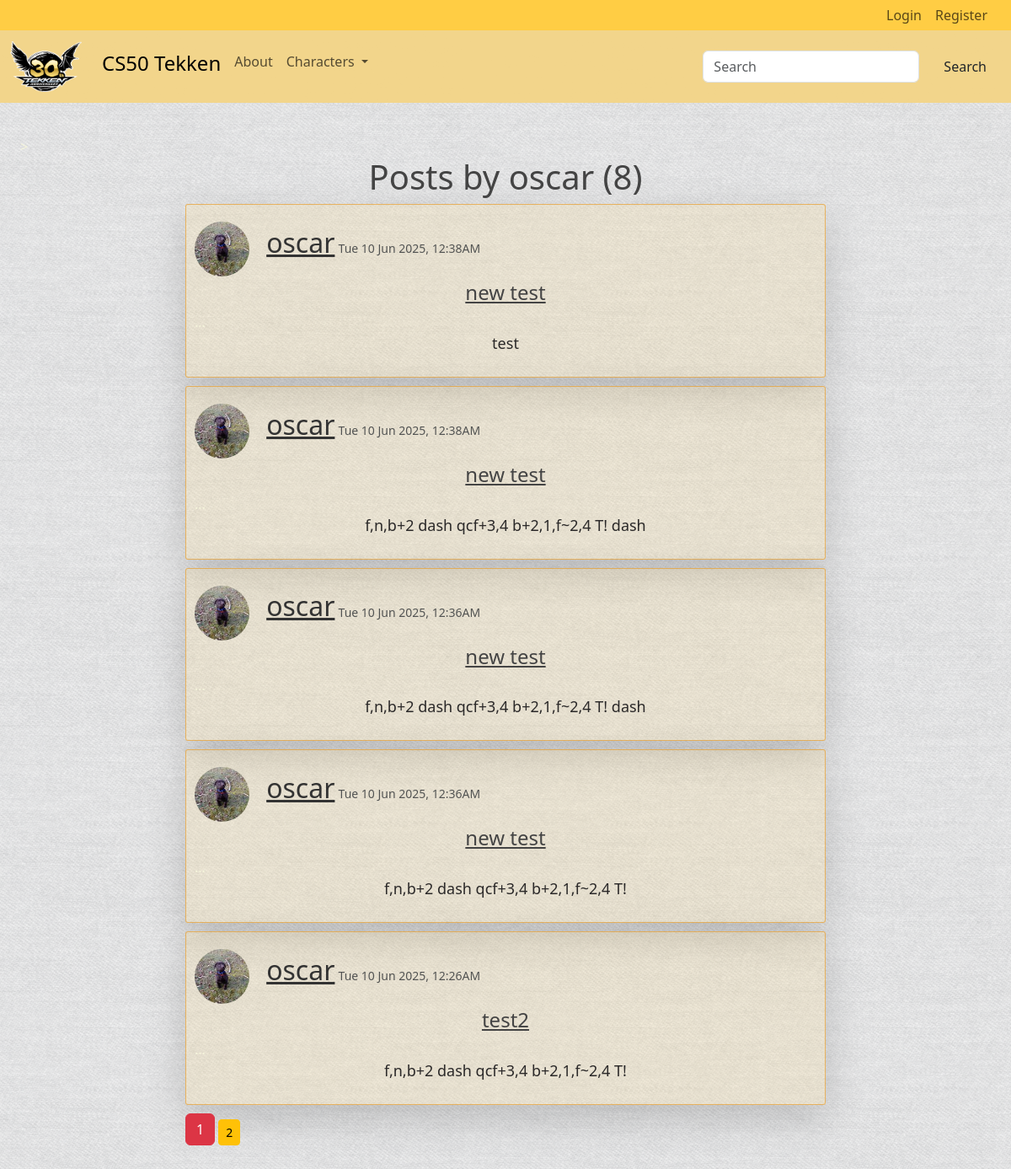
/user/oscar, run on an earlier commit of the app's database.
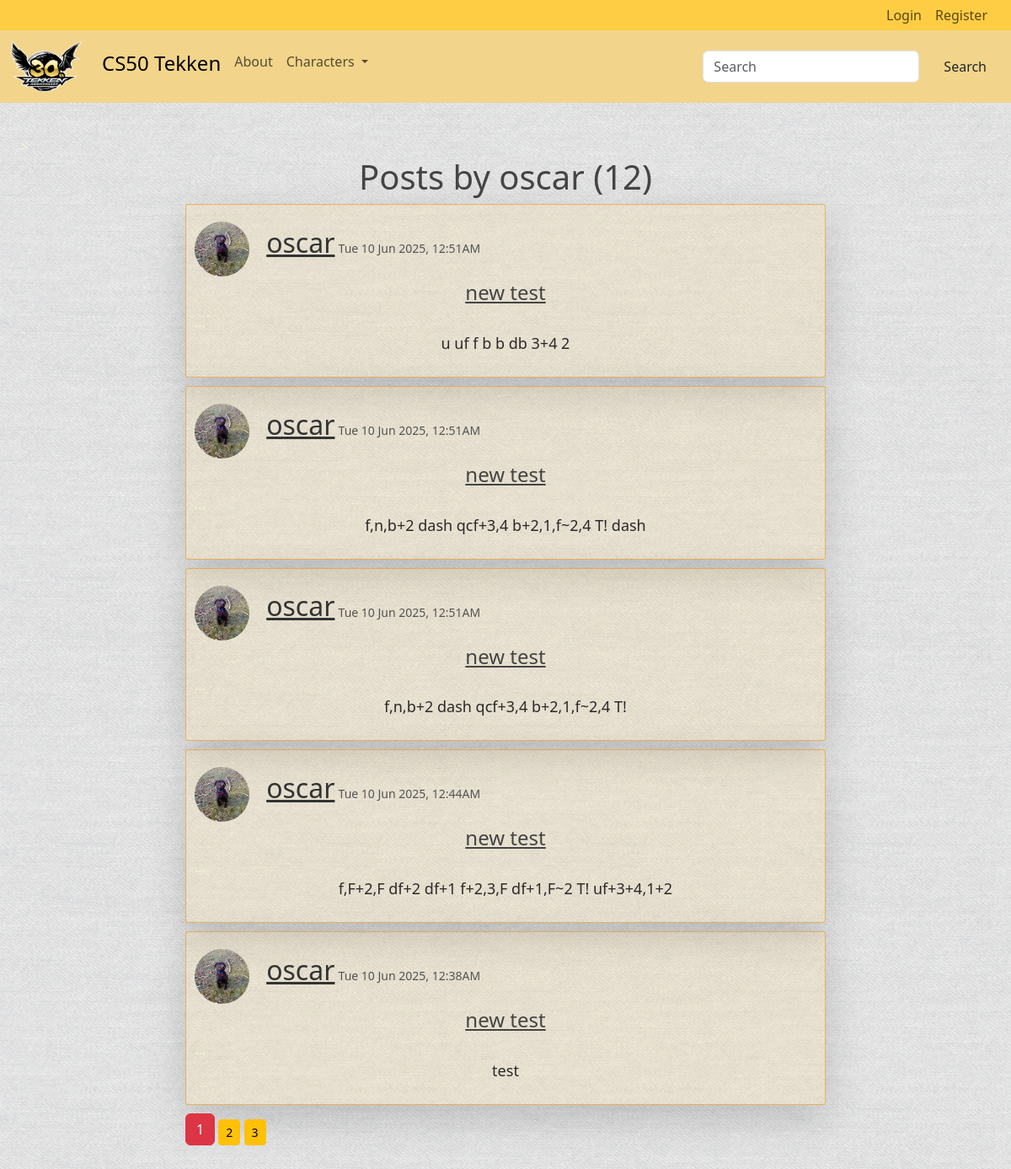
And on a later commit of the database.
### pythonblog/models.py (models this page shows, shortened)
class Post(db.Model):
    id = db.Column(db.Integer, primary_key=True)
    title = db.Column(db.String(100), nullable=False)
    date_posted = db.Column(db.DateTime, nullable=False, default=datetime.now)
    content = db.Column(db.Text, nullable=False)
    user_id = db.Column(db.Integer, db.ForeignKey("user.id"), nullable=False)

class User(db.Model, UserMixin):
    id = db.Column(db.Integer, primary_key=True)
    username = db.Column(db.String(20), unique=True, nullable=False)
    email = db.Column(db.String(120), unique=True, nullable=False)
    image_file = db.Column(db.String(20), nullable=False, default="default.jpg")
    password = db.Column(db.String(60), nullable=False)
    posts = db.relationship("Post", backref="author", lazy=True)

### pythonblog/users/routes.py (the view)
@users.route("/user/<string:username>")
def user_posts(username):
    page = request.args.get("page", default=1, type=int)
    user = User.query.filter_by(username=username).first_or_404()
    posts = (
        Post.query.filter_by(author=user)
        .order_by(Post.date_posted.desc())
        .paginate(page=page, per_page=5)
    )
    return render_template("user_posts.html", posts=posts, user=user)

### pythonblog/templates/user_posts.html
{% extends "layout.html" %}
  {%block content %}
  <div class="flex-container ms-auto mt-3 mb-3 my-5 p-4 mx-auto">>
    <div class="row">
      <div class="col"></div>
      <div class="col-md-8">
        <div class="flex-container">
          <h1 style="text-align: center;">Posts by {{user.username}} ({{posts.total}})</h1>
          {% for post in posts.items %}
            <article class="media content-section shadow-lg">
              <div class="flex-row article-metadata">
                <img class="rounded-circle article-img" src="{{ url_for('static', filename='profile_pics/' + post.author.image_file) }}">
                <a class="mr-2 h2" href="{{ url_for('users.user_posts', username= post.author.username) }}">{{ post.author.username }}</a>
                <small class="text-muted">{{ post.date_posted.strftime('%a %d %b %Y, %I:%M%p') }}</small>
              </div>
              <div class="media-body">
                <h4 style="text-align: center;"><a class="article-title" href="{{ url_for('posts.post', id = post.id) }}">{{ post.title}}</a></h2>
                  ...
                <p class="article-content">{{ post.content }}</p>
              </div>
            </article>
          {% endfor %}
          {% for page_number in posts.iter_pages(left_edge=1,right_edge=1, left_current=2, right_current=2) %}
              {% if page_number %}
                {% if posts.page == page_number %}
                  <a class="btn btn-danger btn-md mb-2" href="{{ url_for('users.user_posts', page=page_number, username=user.username) }}">{{ page_number }}</a>
                {% else %}
                  <a class="btn btn-warning btn-sm" href="{{ url_for('users.user_posts', page=page_number, username=user.username) }}">{{ page_number }}</a>
                {% endif %}
              {% else %}
                ...
              {% endif %}
          {% endfor %}
        </div>
      </div>
      <div class="col"></div>
    </div>
  </div>
{% endblock content %}

What changed in the data, as far as the page shows it:
no longer on this page (row unchanged): Post: image_file (picture), author.username "oscar", date_posted "Tue 10 Jun 2025, 12:38AM", title "new test", content "f,n,b+2 dash qcf+3,4 b+2,1,f~2,4 T! dash"
no longer on this page (row unchanged): Post: image_file (picture), author.username "oscar", date_posted "Tue 10 Jun 2025, 12:36AM", title "new test", content "f,n,b+2 dash qcf+3,4 b+2,1,f~2,4 T! dash"
no longer on this page (row unchanged): Post: image_file (picture), author.username "oscar", date_posted "Tue 10 Jun 2025, 12:36AM", title "new test", content "f,n,b+2 dash qcf+3,4 b+2,1,f~2,4 T!"
no longer on this page (row unchanged): Post: image_file (picture), author.username "oscar", date_posted "Tue 10 Jun 2025, 12:26AM", title "test2", content "f,n,b+2 dash qcf+3,4 b+2,1,f~2,4 T!"
added Post: image_file (picture), author.username "oscar", date_posted "Tue 10 Jun 2025, 12:51AM", title "new test", content "u uf f b b db 3+4 2"
added Post: image_file (picture), author.username "oscar", date_posted "Tue 10 Jun 2025, 12:51AM", title "new test", content "f,n,b+2 dash qcf+3,4 b+2,1,f~2,4 T! dash"
added Post: image_file (picture), author.username "oscar", date_posted "Tue 10 Jun 2025, 12:51AM", title "new test", content "f,n,b+2 dash qcf+3,4 b+2,1,f~2,4 T!"
added Post: image_file (picture), author.username "oscar", date_posted "Tue 10 Jun 2025, 12:44AM", title "new test", content "f,F+2,F df+2 df+1 f+2,3,F df+1,F~2 T! uf+3+4,1+2"
Also different on the page:
{{ posts.total }}: "8" → "12"
new list line: "3"
